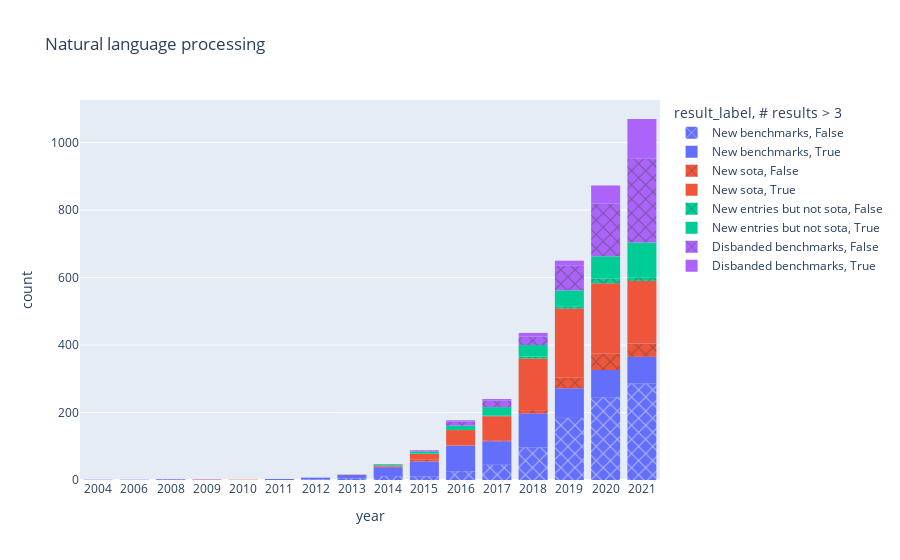
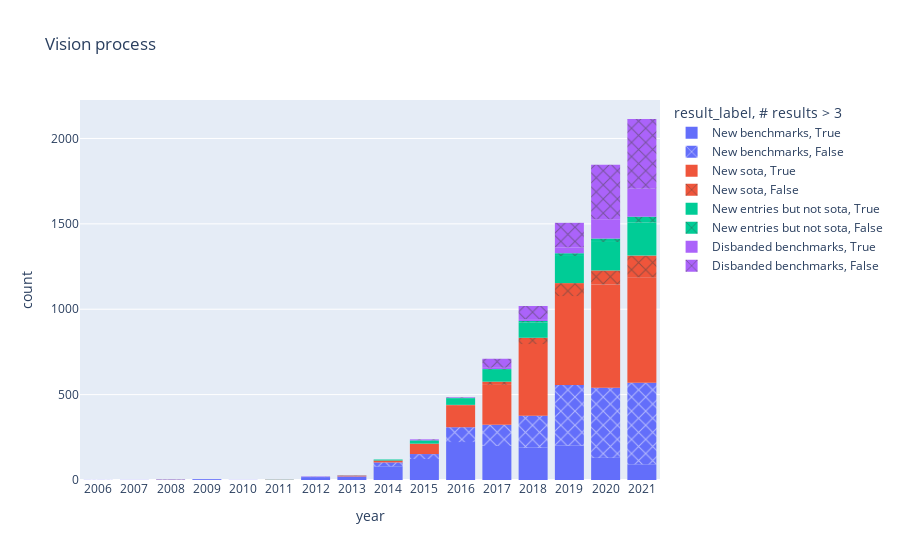

The notebook cell saved with these charts, in order:
### Markdown cell above
# Composite charts

### Code cell
#@title Stacked chart
#@markdown Stacked chart of the above charts

new["result"] = 0
disbanded["result"] = 3
sota.loc[sota["result"] == True, "result"] = 1
sota.loc[sota["result"] == False, "result"] = 2
all_res = pd.concat([new, sota, disbanded])

for tlc, grp in all_res.groupby(["top_level_class_label"]):
    grp["year"] = grp["year"].astype(str)
    grp["result_label"] = grp["result"].map({0: 'New benchmarks', 1: 'New sota', 2: 'New entries but not sota', 3: 'Disbanded benchmarks'})

    # needed for multisuperclass prblm
    grp = grp[[x for x in grp.columns if x not in ["level_key"]]].drop_duplicates()

    # Here we use a column with categorical data
    fig = px.histogram(grp, x="year", color="result_label", pattern_shape="# results > 3", pattern_shape_map={
             True: "", False: "x",
             }, title=f"{tlc}").update_xaxes(categoryorder='category ascending')
    fig.write_image(f"artefacts/{tlc.replace(' ', '_').lower()}_composite.png")
    fig.show()

### Figure 1 — Plotly figure (JSON) as saved in the notebook; plotly's stock layout.template omitted (floating-point values rounded to 4 significant figures; data arrays with more than 128 entries replaced by an {"elided": "..."} marker saying what was removed)
{"data": [{"alignmentgroup": "True", "bingroup": "x", "hovertemplate": "result_label=New benchmarks<br># results > 3=False<br>year=%{x}<br>count=%{y}<extra></extra>", "legendgroup": "New benchmarks, False", "marker": {"color": "#636efa", "pattern": {"shape": "x"}}, "name": "New benchmarks, False", "offsetgroup": "New benchmarks, False", "orientation": "v", "showlegend": true, "type": "histogram", "x": {"elided": "914 str values"}, "xaxis": "x", "yaxis": "y"}, {"alignmentgroup": "True", "bingroup": "x", "hovertemplate": "result_label=New benchmarks<br># results > 3=True<br>year=%{x}<br>count=%{y}<extra></extra>", "legendgroup": "New benchmarks, True", "marker": {"color": "#636efa", "pattern": {"shape": ""}}, "name": "New benchmarks, True", "offsetgroup": "New benchmarks, True", "orientation": "v", "showlegend": true, "type": "histogram", "x": {"elided": "587 str values"}, "xaxis": "x", "yaxis": "y"}, {"alignmentgroup": "True", "bingroup": "x", "hovertemplate": "result_label=New sota<br># results > 3=False<br>year=%{x}<br>count=%{y}<extra></extra>", "legendgroup": "New sota, False", "marker": {"color": "#EF553B", "pattern": {"shape": "x"}}, "name": "New sota, False", "offsetgroup": "New sota, False", "orientation": "v", "showlegend": true, "type": "histogram", "x": {"elided": "140 str values"}, "xaxis": "x", "yaxis": "y"}, {"alignmentgroup": "True", "bingroup": "x", "hovertemplate": "result_label=New sota<br># results > 3=True<br>year=%{x}<br>count=%{y}<extra></extra>", "legendgroup": "New sota, True", "marker": {"color": "#EF553B", "pattern": {"shape": ""}}, "name": "New sota, True", "offsetgroup": "New sota, True", "orientation": "v", "showlegend": true, "type": "histogram", "x": {"elided": "891 str values"}, "xaxis": "x", "yaxis": "y"}, {"alignmentgroup": "True", "bingroup": "x", "hovertemplate": "result_label=New entries but not sota<br># results > 3=False<br>year=%{x}<br>count=%{y}<extra></extra>", "legendgroup": "New entries but not sota, False", "marker": {"color": "#00cc96", "pattern": {"shape": "x"}}, "name": "New entries but not sota, False", "offsetgroup": "New entries but not sota, False", "orientation": "v", "showlegend": true, "type": "histogram", "x": ["2020", "2021", "2021", "2017", "2018", "2017", "2018", "2021", "2019", "2019", "2019", "2020", "2021", "2020", "2014", "2014", "2020", "2020", "2020", "2020", "2020", "2019", "2021", "2020", "2020", "2021", "2020", "2021", "2021", "2018", "2018", "2018", "2021", "2020", "2021", "2020", "2015", "2018", "2019", "2019", "2019", "2020", "2021"], "xaxis": "x", "yaxis": "y"}, {"alignmentgroup": "True", "bingroup": "x", "hovertemplate": "result_label=New entries but not sota<br># results > 3=True<br>year=%{x}<br>count=%{y}<extra></extra>", "legendgroup": "New entries but not sota, True", "marker": {"color": "#00cc96", "pattern": {"shape": ""}}, "name": "New entries but not sota, True", "offsetgroup": "New entries but not sota, True", "orientation": "v", "showlegend": true, "type": "histogram", "x": {"elided": "296 str values"}, "xaxis": "x", "yaxis": "y"}, {"alignmentgroup": "True", "bingroup": "x", "hovertemplate": "result_label=Disbanded benchmarks<br># results > 3=False<br>year=%{x}<br>count=%{y}<extra></extra>", "legendgroup": "Disbanded benchmarks, False", "marker": {"color": "#ab63fa", "pattern": {"shape": "x"}}, "name": "Disbanded benchmarks, False", "offsetgroup": "Disbanded benchmarks, False", "orientation": "v", "showlegend": true, "type": "histogram", "x": {"elided": "539 str values"}, "xaxis": "x", "yaxis": "y"}, {"alignmentgroup": "True", "bingroup": "x", "hovertemplate": "result_label=Disbanded benchmarks<br># results > 3=True<br>year=%{x}<br>count=%{y}<extra></extra>", "legendgroup": "Disbanded benchmarks, True", "marker": {"color": "#ab63fa", "pattern": {"shape": ""}}, "name": "Disbanded benchmarks, True", "offsetgroup": "Disbanded benchmarks, True", "orientation": "v", "showlegend": true, "type": "histogram", "x": {"elided": "205 str values"}, "xaxis": "x", "yaxis": "y"}], "layout": {"barmode": "relative", "legend": {"title": {"text": "result_label, # results > 3"}, "tracegroupgap": 0}, "title": {"text": "Natural language processing"}, "xaxis": {"anchor": "y", "categoryorder": "category ascending", "domain": [0, 1], "title": {"text": "year"}}, "yaxis": {"anchor": "x", "domain": [0, 1], "title": {"text": "count"}}}}

### Figure 2 — Plotly figure (JSON) as saved in the notebook; plotly's stock layout.template omitted (floating-point values rounded to 4 significant figures; data arrays with more than 128 entries replaced by an {"elided": "..."} marker saying what was removed)
{"data": [{"alignmentgroup": "True", "bingroup": "x", "hovertemplate": "result_label=New benchmarks<br># results > 3=True<br>year=%{x}<br>count=%{y}<extra></extra>", "legendgroup": "New benchmarks, True", "marker": {"color": "#636efa", "pattern": {"shape": ""}}, "name": "New benchmarks, True", "offsetgroup": "New benchmarks, True", "orientation": "v", "showlegend": true, "type": "histogram", "x": {"elided": "1284 str values"}, "xaxis": "x", "yaxis": "y"}, {"alignmentgroup": "True", "bingroup": "x", "hovertemplate": "result_label=New benchmarks<br># results > 3=False<br>year=%{x}<br>count=%{y}<extra></extra>", "legendgroup": "New benchmarks, False", "marker": {"color": "#636efa", "pattern": {"shape": "x"}}, "name": "New benchmarks, False", "offsetgroup": "New benchmarks, False", "orientation": "v", "showlegend": true, "type": "histogram", "x": {"elided": "1697 str values"}, "xaxis": "x", "yaxis": "y"}, {"alignmentgroup": "True", "bingroup": "x", "hovertemplate": "result_label=New sota<br># results > 3=True<br>year=%{x}<br>count=%{y}<extra></extra>", "legendgroup": "New sota, True", "marker": {"color": "#EF553B", "pattern": {"shape": ""}}, "name": "New sota, True", "offsetgroup": "New sota, True", "orientation": "v", "showlegend": true, "type": "histogram", "x": {"elided": "2601 str values"}, "xaxis": "x", "yaxis": "y"}, {"alignmentgroup": "True", "bingroup": "x", "hovertemplate": "result_label=New sota<br># results > 3=False<br>year=%{x}<br>count=%{y}<extra></extra>", "legendgroup": "New sota, False", "marker": {"color": "#EF553B", "pattern": {"shape": "x"}}, "name": "New sota, False", "offsetgroup": "New sota, False", "orientation": "v", "showlegend": true, "type": "histogram", "x": {"elided": "347 str values"}, "xaxis": "x", "yaxis": "y"}, {"alignmentgroup": "True", "bingroup": "x", "hovertemplate": "result_label=New entries but not sota<br># results > 3=True<br>year=%{x}<br>count=%{y}<extra></extra>", "legendgroup": "New entries but not sota, True", "marker": {"color": "#00cc96", "pattern": {"shape": ""}}, "name": "New entries but not sota, True", "offsetgroup": "New entries but not sota, True", "orientation": "v", "showlegend": true, "type": "histogram", "x": {"elided": "742 str values"}, "xaxis": "x", "yaxis": "y"}, {"alignmentgroup": "True", "bingroup": "x", "hovertemplate": "result_label=New entries but not sota<br># results > 3=False<br>year=%{x}<br>count=%{y}<extra></extra>", "legendgroup": "New entries but not sota, False", "marker": {"color": "#00cc96", "pattern": {"shape": "x"}}, "name": "New entries but not sota, False", "offsetgroup": "New entries but not sota, False", "orientation": "v", "showlegend": true, "type": "histogram", "x": ["2020", "2018", "2021", "2018", "2019", "2019", "2021", "2011", "2019", "2017", "2018", "2021", "2017", "2019", "2019", "2021", "2018", "2016", "2019", "2020", "2021", "2021", "2019", "2019", "2019", "2019", "2019", "2019", "2020", "2020", "2019", "2021", "2019", "2021", "2021", "2021", "2021", "2018", "2021", "2021", "2021", "2020", "2020", "2018", "2021", "2020", "2020", "2017", "2020", "2020", "2016", "2020", "2021", "2021", "2021", "2021", "2021", "2021", "2020", "2021", "2018", "2021", "2021", "2020", "2021", "2021", "2020", "2019", "2021", "2020", "2021", "2020", "2020", "2017", "2017", "2020", "2020", "2021", "2019", "2020", "2021", "2021", "2021", "2021", "2021", "2021", "2018", "2018"], "xaxis": "x", "yaxis": "y"}, {"alignmentgroup": "True", "bingroup": "x", "hovertemplate": "result_label=Disbanded benchmarks<br># results > 3=True<br>year=%{x}<br>count=%{y}<extra></extra>", "legendgroup": "Disbanded benchmarks, True", "marker": {"color": "#ab63fa", "pattern": {"shape": ""}}, "name": "Disbanded benchmarks, True", "offsetgroup": "Disbanded benchmarks, True", "orientation": "v", "showlegend": true, "type": "histogram", "x": {"elided": "329 str values"}, "xaxis": "x", "yaxis": "y"}, {"alignmentgroup": "True", "bingroup": "x", "hovertemplate": "result_label=Disbanded benchmarks<br># results > 3=False<br>year=%{x}<br>count=%{y}<extra></extra>", "legendgroup": "Disbanded benchmarks, False", "marker": {"color": "#ab63fa", "pattern": {"shape": "x"}}, "name": "Disbanded benchmarks, False", "offsetgroup": "Disbanded benchmarks, False", "orientation": "v", "showlegend": true, "type": "histogram", "x": {"elided": "1014 str values"}, "xaxis": "x", "yaxis": "y"}], "layout": {"barmode": "relative", "legend": {"title": {"text": "result_label, # results > 3"}, "tracegroupgap": 0}, "title": {"text": "Vision process"}, "xaxis": {"anchor": "y", "categoryorder": "category ascending", "domain": [0, 1], "title": {"text": "year"}}, "yaxis": {"anchor": "x", "domain": [0, 1], "title": {"text": "count"}}}}
